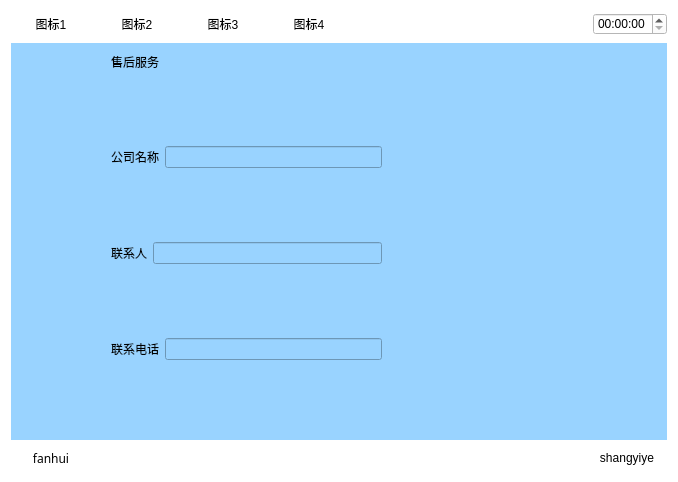
<?xml version="1.0" encoding="UTF-8"?>
<ui version="4.0">
 <class>Shouhou</class>
 <widget class="QWidget" name="Shouhou">
  <property name="geometry">
   <rect>
    <x>0</x>
    <y>0</y>
    <width>678</width>
    <height>482</height>
   </rect>
  </property>
  <property name="windowTitle">
   <string>Form</string>
  </property>
  <property name="styleSheet">
   <string notr="true">background-color: rgb(255, 255, 255);</string>
  </property>
  <layout class="QVBoxLayout" name="verticalLayout_4">
   <item>
    <layout class="QHBoxLayout" name="horizontalLayout_5">
     <item>
      <widget class="QPushButton" name="pushButton">
       <property name="text">
        <string>图标1</string>
       </property>
       <property name="flat">
        <bool>true</bool>
       </property>
      </widget>
     </item>
     <item>
      <widget class="QPushButton" name="pushButton_2">
       <property name="text">
        <string>图标2</string>
       </property>
       <property name="flat">
        <bool>true</bool>
       </property>
      </widget>
     </item>
     <item>
      <widget class="QPushButton" name="pushButton_3">
       <property name="text">
        <string>图标3</string>
       </property>
       <property name="flat">
        <bool>true</bool>
       </property>
      </widget>
     </item>
     <item>
      <widget class="QPushButton" name="pushButton_4">
       <property name="text">
        <string>图标4</string>
       </property>
       <property name="flat">
        <bool>true</bool>
       </property>
      </widget>
     </item>
     <item>
      <spacer name="horizontalSpacer_4">
       <property name="orientation">
        <enum>Qt::Horizontal</enum>
       </property>
       <property name="sizeHint" stdset="0">
        <size>
         <width>40</width>
         <height>20</height>
        </size>
       </property>
      </spacer>
     </item>
     <item>
      <widget class="QTimeEdit" name="timeEdit_2"/>
     </item>
    </layout>
   </item>
   <item>
    <widget class="QWidget" name="widget" native="true">
     <property name="sizePolicy">
      <sizepolicy hsizetype="Preferred" vsizetype="Preferred">
       <horstretch>0</horstretch>
       <verstretch>0</verstretch>
      </sizepolicy>
     </property>
     <property name="contextMenuPolicy">
      <enum>Qt::DefaultContextMenu</enum>
     </property>
     <property name="styleSheet">
      <string notr="true">background-color: rgb(153, 211, 255);</string>
     </property>
     <layout class="QVBoxLayout" name="verticalLayout_2" stretch="1,3">
      <property name="leftMargin">
       <number>100</number>
      </property>
      <item>
       <layout class="QHBoxLayout" name="horizontalLayout">
        <item>
         <widget class="QLabel" name="label">
          <property name="text">
           <string>售后服务</string>
          </property>
         </widget>
        </item>
        <item>
         <spacer name="horizontalSpacer">
          <property name="orientation">
           <enum>Qt::Horizontal</enum>
          </property>
          <property name="sizeHint" stdset="0">
           <size>
            <width>40</width>
            <height>20</height>
           </size>
          </property>
         </spacer>
        </item>
        <item>
         <layout class="QVBoxLayout" name="verticalLayout"/>
        </item>
       </layout>
      </item>
      <item>
       <layout class="QHBoxLayout" name="horizontalLayout_9" stretch="1,1">
        <item>
         <layout class="QVBoxLayout" name="verticalLayout_3">
          <item>
           <layout class="QHBoxLayout" name="horizontalLayout_3">
            <item>
             <widget class="QLabel" name="label_2">
              <property name="text">
               <string>公司名称</string>
              </property>
             </widget>
            </item>
            <item>
             <widget class="QLineEdit" name="lineEdit_2"/>
            </item>
           </layout>
          </item>
          <item>
           <layout class="QHBoxLayout" name="horizontalLayout_7">
            <item>
             <widget class="QLabel" name="label_4">
              <property name="text">
               <string>联系人</string>
              </property>
             </widget>
            </item>
            <item>
             <widget class="QLineEdit" name="lineEdit_3"/>
            </item>
           </layout>
          </item>
          <item>
           <layout class="QHBoxLayout" name="horizontalLayout_8">
            <item>
             <widget class="QLabel" name="label_5">
              <property name="text">
               <string>联系电话</string>
              </property>
             </widget>
            </item>
            <item>
             <widget class="QLineEdit" name="lineEdit_4"/>
            </item>
           </layout>
          </item>
         </layout>
        </item>
        <item>
         <widget class="QPushButton" name="pushButton_5">
          <property name="sizePolicy">
           <sizepolicy hsizetype="Minimum" vsizetype="Minimum">
            <horstretch>0</horstretch>
            <verstretch>0</verstretch>
           </sizepolicy>
          </property>
          <property name="text">
           <string/>
          </property>
          <property name="icon">
           <iconset resource="myimages.qrc">
            <normaloff>:/image/images/phone.svg</normaloff>:/image/images/phone.svg</iconset>
          </property>
          <property name="iconSize">
           <size>
            <width>100</width>
            <height>100</height>
           </size>
          </property>
          <property name="flat">
           <bool>true</bool>
          </property>
         </widget>
        </item>
       </layout>
      </item>
     </layout>
    </widget>
   </item>
   <item>
    <layout class="QHBoxLayout" name="horizontalLayout_2">
     <item>
      <widget class="QPushButton" name="returnIndex">
       <property name="font">
        <font>
         <family>AR PL UMing TW MBE</family>
        </font>
       </property>
       <property name="text">
        <string>fanhui</string>
       </property>
       <property name="flat">
        <bool>true</bool>
       </property>
      </widget>
     </item>
     <item>
      <spacer name="horizontalSpacer_3">
       <property name="orientation">
        <enum>Qt::Horizontal</enum>
       </property>
       <property name="sizeHint" stdset="0">
        <size>
         <width>40</width>
         <height>20</height>
        </size>
       </property>
      </spacer>
     </item>
     <item>
      <spacer name="horizontalSpacer_2">
       <property name="orientation">
        <enum>Qt::Horizontal</enum>
       </property>
       <property name="sizeHint" stdset="0">
        <size>
         <width>40</width>
         <height>20</height>
        </size>
       </property>
      </spacer>
     </item>
     <item>
      <widget class="QPushButton" name="returnPage">
       <property name="text">
        <string>shangyiye</string>
       </property>
       <property name="flat">
        <bool>true</bool>
       </property>
      </widget>
     </item>
    </layout>
   </item>
  </layout>
 </widget>
 <resources>
  <include location="myimages.qrc"/>
 </resources>
 <connections/>
</ui>
